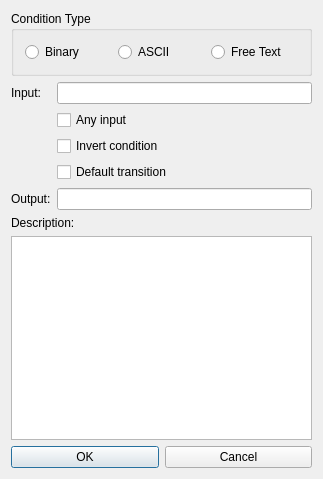
<ui version="4.0" >
 <author>Stefan Duffner</author>
 <class>TransitionPropertiesDlg</class>
 <widget class="QDialog" name="TransitionPropertiesDlg" >
  <property name="geometry" >
   <rect>
    <x>0</x>
    <y>0</y>
    <width>323</width>
    <height>479</height>
   </rect>
  </property>
  <property name="windowTitle" >
   <string>Transition Properties</string>
  </property>
  <layout class="QVBoxLayout" >
   <property name="spacing" >
    <number>6</number>
   </property>
   <property name="leftMargin" >
    <number>11</number>
   </property>
   <property name="topMargin" >
    <number>11</number>
   </property>
   <property name="rightMargin" >
    <number>11</number>
   </property>
   <property name="bottomMargin" >
    <number>11</number>
   </property>
   <item>
    <widget class="QGroupBox" name="bg_type" >
     <property name="title" >
      <string>Condition Type</string>
     </property>
     <layout class="QHBoxLayout" >
      <property name="spacing" >
       <number>6</number>
      </property>
      <property name="leftMargin" >
       <number>11</number>
      </property>
      <property name="topMargin" >
       <number>11</number>
      </property>
      <property name="rightMargin" >
       <number>11</number>
      </property>
      <property name="bottomMargin" >
       <number>11</number>
      </property>
      <item>
       <widget class="QRadioButton" name="rb_bin" >
        <property name="text" >
         <string>Binary</string>
        </property>
       </widget>
      </item>
      <item>
       <widget class="QRadioButton" name="rb_ascii" >
        <property name="text" >
         <string>ASCII</string>
        </property>
       </widget>
      </item>
      <item>
       <widget class="QRadioButton" name="rb_text" >
        <property name="text" >
         <string>Free Text</string>
        </property>
       </widget>
      </item>
     </layout>
    </widget>
   </item>
   <item>
    <layout class="QGridLayout" >
     <item row="4" column="0" >
      <widget class="QLabel" name="TextLabel7" >
       <property name="text" >
        <string>Output:</string>
       </property>
       <property name="wordWrap" >
        <bool>false</bool>
       </property>
      </widget>
     </item>
     <item row="2" column="1" >
      <widget class="QCheckBox" name="cb_invert" >
       <property name="text" >
        <string>Invert condition</string>
       </property>
      </widget>
     </item>
     <item row="0" column="1" >
      <widget class="QLineEdit" name="le_input" />
     </item>
     <item row="3" column="1" >
      <widget class="QCheckBox" name="cb_default" >
       <property name="text" >
        <string>Default transition</string>
       </property>
      </widget>
     </item>
     <item row="1" column="1" >
      <widget class="QCheckBox" name="cb_any" >
       <property name="text" >
        <string>Any input</string>
       </property>
      </widget>
     </item>
     <item row="4" column="1" >
      <widget class="QLineEdit" name="le_output" />
     </item>
     <item row="0" column="0" >
      <widget class="QLabel" name="TextLabel6" >
       <property name="text" >
        <string>Input:</string>
       </property>
       <property name="wordWrap" >
        <bool>false</bool>
       </property>
      </widget>
     </item>
    </layout>
   </item>
   <item>
    <widget class="QLabel" name="TextLabel3" >
     <property name="text" >
      <string>Description:</string>
     </property>
     <property name="wordWrap" >
      <bool>false</bool>
     </property>
    </widget>
   </item>
   <item>
    <widget class="QTextEdit" name="te_description" />
   </item>
   <item>
    <layout class="QHBoxLayout" >
     <property name="spacing" >
      <number>6</number>
     </property>
     <property name="leftMargin" >
      <number>0</number>
     </property>
     <property name="topMargin" >
      <number>0</number>
     </property>
     <property name="rightMargin" >
      <number>0</number>
     </property>
     <property name="bottomMargin" >
      <number>0</number>
     </property>
     <item>
      <widget class="QPushButton" name="PushButton19" >
       <property name="text" >
        <string>OK</string>
       </property>
       <property name="default" >
        <bool>true</bool>
       </property>
      </widget>
     </item>
     <item>
      <widget class="QPushButton" name="PushButton20" >
       <property name="text" >
        <string>Cancel</string>
       </property>
      </widget>
     </item>
    </layout>
   </item>
  </layout>
 </widget>
 <layoutdefault spacing="6" margin="11" />
 <pixmapfunction>qPixmapFromMimeSource</pixmapfunction>
 <!--
 <customwidgets>
  <customwidget>
   <class>QGroupBox</class>
   <extends>QGroupBox</extends>
   <header>Qt3Support/QGroupBox</header>
   <container>1</container>
  </customwidget>
  <customwidget>
   <class>Q3TextEdit</class>
   <extends>Q3Frame</extends>
   <header>q3textedit.h</header>
  </customwidget>
 </customwidgets>
 -->
 <tabstops>
  <tabstop>le_input</tabstop>
  <tabstop>le_output</tabstop>
  <tabstop>rb_bin</tabstop>
  <tabstop>rb_ascii</tabstop>
  <tabstop>PushButton19</tabstop>
  <tabstop>PushButton20</tabstop>
 </tabstops>
 <resources/>
 <connections>
  <connection>
   <sender>PushButton19</sender>
   <signal>clicked()</signal>
   <receiver>TransitionPropertiesDlg</receiver>
   <slot>validate()</slot>
   <hints>
    <hint type="sourcelabel" >
     <x>20</x>
     <y>20</y>
    </hint>
    <hint type="destinationlabel" >
     <x>20</x>
     <y>20</y>
    </hint>
   </hints>
  </connection>
  <connection>
   <sender>PushButton20</sender>
   <signal>clicked()</signal>
   <receiver>TransitionPropertiesDlg</receiver>
   <slot>reject()</slot>
   <hints>
    <hint type="sourcelabel" >
     <x>20</x>
     <y>20</y>
    </hint>
    <hint type="destinationlabel" >
     <x>20</x>
     <y>20</y>
    </hint>
   </hints>
  </connection>
  <connection>
   <sender>rb_bin</sender>
   <signal>clicked()</signal>
   <receiver>TransitionPropertiesDlg</receiver>
   <slot>binaryClicked()</slot>
   <hints>
    <hint type="sourcelabel" >
     <x>20</x>
     <y>20</y>
    </hint>
    <hint type="destinationlabel" >
     <x>20</x>
     <y>20</y>
    </hint>
   </hints>
  </connection>
  <connection>
   <sender>rb_ascii</sender>
   <signal>clicked()</signal>
   <receiver>TransitionPropertiesDlg</receiver>
   <slot>asciiClicked()</slot>
   <hints>
    <hint type="sourcelabel" >
     <x>20</x>
     <y>20</y>
    </hint>
    <hint type="destinationlabel" >
     <x>20</x>
     <y>20</y>
    </hint>
   </hints>
  </connection>
  <connection>
   <sender>cb_any</sender>
   <signal>clicked()</signal>
   <receiver>TransitionPropertiesDlg</receiver>
   <slot>anyClicked()</slot>
   <hints>
    <hint type="sourcelabel" >
     <x>20</x>
     <y>20</y>
    </hint>
    <hint type="destinationlabel" >
     <x>20</x>
     <y>20</y>
    </hint>
   </hints>
  </connection>
  <connection>
   <sender>cb_default</sender>
   <signal>clicked()</signal>
   <receiver>TransitionPropertiesDlg</receiver>
   <slot>defaultClicked()</slot>
   <hints>
    <hint type="sourcelabel" >
     <x>20</x>
     <y>20</y>
    </hint>
    <hint type="destinationlabel" >
     <x>20</x>
     <y>20</y>
    </hint>
   </hints>
  </connection>
  <connection>
   <sender>cb_invert</sender>
   <signal>clicked()</signal>
   <receiver>TransitionPropertiesDlg</receiver>
   <slot>invertClicked()</slot>
   <hints>
    <hint type="sourcelabel" >
     <x>20</x>
     <y>20</y>
    </hint>
    <hint type="destinationlabel" >
     <x>20</x>
     <y>20</y>
    </hint>
   </hints>
  </connection>
  <connection>
   <sender>rb_text</sender>
   <signal>clicked()</signal>
   <receiver>TransitionPropertiesDlg</receiver>
   <slot>freeTextClicked()</slot>
   <hints>
    <hint type="sourcelabel" >
     <x>20</x>
     <y>20</y>
    </hint>
    <hint type="destinationlabel" >
     <x>20</x>
     <y>20</y>
    </hint>
   </hints>
  </connection>
 </connections>
</ui>
